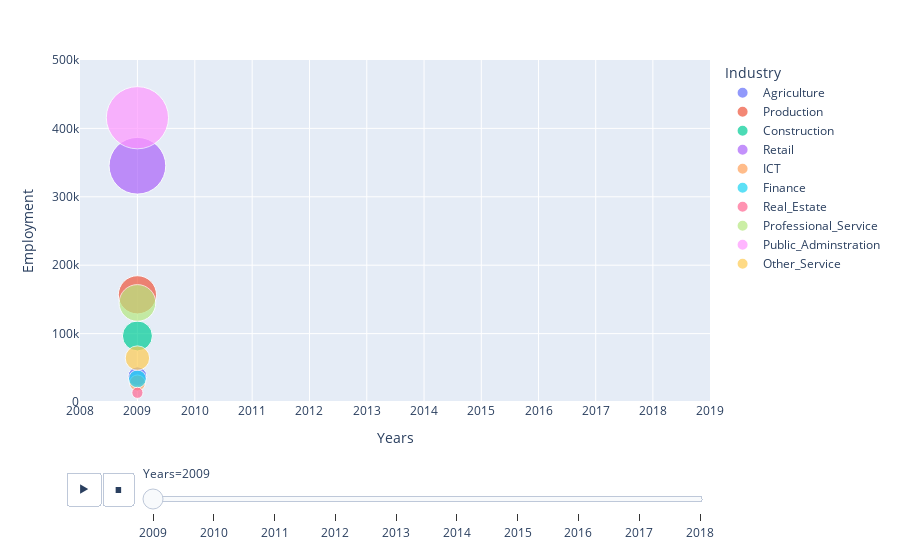

Notebook source saved alongside this figure:
### Code cell
fig = px.scatter(
    new_df,
    x="Years",
    y="Employment",
    animation_frame="Years",
    animation_group="Industry",
    color="Industry",
    hover_name="Employment",
    size="Employment",
    log_x=True,
    size_max=45,
    range_x=[2008, 2019],
    range_y=[0, 500000],
)
fig.show()

### Figure 1 — Plotly figure (JSON) as saved in the notebook; plotly's stock layout.template omitted (floating-point values rounded to 4 significant figures)
{"data": [{"hovertemplate": "<b>%{hovertext}</b><br><br>Industry=Agriculture<br>Years=%{x}<br>Employment=%{marker.size}<extra></extra>", "hovertext": [37700], "ids": ["Agriculture"], "legendgroup": "Agriculture", "marker": {"color": "#636efa", "size": [37700], "sizemode": "area", "sizeref": 214.8, "symbol": "circle"}, "mode": "markers", "name": "Agriculture", "showlegend": true, "type": "scatter", "x": [2009], "xaxis": "x", "y": [37700], "yaxis": "y"}, {"hovertemplate": "<b>%{hovertext}</b><br><br>Industry=Production<br>Years=%{x}<br>Employment=%{marker.size}<extra></extra>", "hovertext": [156700], "ids": ["Production"], "legendgroup": "Production", "marker": {"color": "#EF553B", "size": [156700], "sizemode": "area", "sizeref": 214.8, "symbol": "circle"}, "mode": "markers", "name": "Production", "showlegend": true, "type": "scatter", "x": [2009], "xaxis": "x", "y": [156700], "yaxis": "y"}, {"hovertemplate": "<b>%{hovertext}</b><br><br>Industry=Construction<br>Years=%{x}<br>Employment=%{marker.size}<extra></extra>", "hovertext": [96600], "ids": ["Construction"], "legendgroup": "Construction", "marker": {"color": "#00cc96", "size": [96600], "sizemode": "area", "sizeref": 214.8, "symbol": "circle"}, "mode": "markers", "name": "Construction", "showlegend": true, "type": "scatter", "x": [2009], "xaxis": "x", "y": [96600], "yaxis": "y"}, {"hovertemplate": "<b>%{hovertext}</b><br><br>Industry=Retail<br>Years=%{x}<br>Employment=%{marker.size}<extra></extra>", "hovertext": [345400], "ids": ["Retail"], "legendgroup": "Retail", "marker": {"color": "#ab63fa", "size": [345400], "sizemode": "area", "sizeref": 214.8, "symbol": "circle"}, "mode": "markers", "name": "Retail", "showlegend": true, "type": "scatter", "x": [2009], "xaxis": "x", "y": [345400], "yaxis": "y"}, {"hovertemplate": "<b>%{hovertext}</b><br><br>Industry=ICT<br>Years=%{x}<br>Employment=%{marker.size}<extra></extra>", "hovertext": [27800], "ids": ["ICT"], "legendgroup": "ICT", "marker": {"color": "#FFA15A", "size": [27800], "sizemode": "area", "sizeref": 214.8, "symbol": "circle"}, "mode": "markers", "name": "ICT", "showlegend": true, "type": "scatter", "x": [2009], "xaxis": "x", "y": [27800], "yaxis": "y"}, {"hovertemplate": "<b>%{hovertext}</b><br><br>Industry=Finance<br>Years=%{x}<br>Employment=%{marker.size}<extra></extra>", "hovertext": [33800], "ids": ["Finance"], "legendgroup": "Finance", "marker": {"color": "#19d3f3", "size": [33800], "sizemode": "area", "sizeref": 214.8, "symbol": "circle"}, "mode": "markers", "name": "Finance", "showlegend": true, "type": "scatter", "x": [2009], "xaxis": "x", "y": [33800], "yaxis": "y"}, {"hovertemplate": "<b>%{hovertext}</b><br><br>Industry=Real_Estate<br>Years=%{x}<br>Employment=%{marker.size}<extra></extra>", "hovertext": [13500], "ids": ["Real_Estate"], "legendgroup": "Real_Estate", "marker": {"color": "#FF6692", "size": [13500], "sizemode": "area", "sizeref": 214.8, "symbol": "circle"}, "mode": "markers", "name": "Real_Estate", "showlegend": true, "type": "scatter", "x": [2009], "xaxis": "x", "y": [13500], "yaxis": "y"}, {"hovertemplate": "<b>%{hovertext}</b><br><br>Industry=Professional_Service<br>Years=%{x}<br>Employment=%{marker.size}<extra></extra>", "hovertext": [144800], "ids": ["Professional_Service"], "legendgroup": "Professional_Service", "marker": {"color": "#B6E880", "size": [144800], "sizemode": "area", "sizeref": 214.8, "symbol": "circle"}, "mode": "markers", "name": "Professional_Service", "showlegend": true, "type": "scatter", "x": [2009], "xaxis": "x", "y": [144800], "yaxis": "y"}, {"hovertemplate": "<b>%{hovertext}</b><br><br>Industry=Public_Adminstration <br>Years=%{x}<br>Employment=%{marker.size}<extra></extra>", "hovertext": [415600], "ids": ["Public_Adminstration "], "legendgroup": "Public_Adminstration ", "marker": {"color": "#FF97FF", "size": [415600], "sizemode": "area", "sizeref": 214.8, "symbol": "circle"}, "mode": "markers", "name": "Public_Adminstration ", "showlegend": true, "type": "scatter", "x": [2009], "xaxis": "x", "y": [415600], "yaxis": "y"}, {"hovertemplate": "<b>%{hovertext}</b><br><br>Industry=Other_Service<br>Years=%{x}<br>Employment=%{marker.size}<extra></extra>", "hovertext": [64200], "ids": ["Other_Service"], "legendgroup": "Other_Service", "marker": {"color": "#FECB52", "size": [64200], "sizemode": "area", "sizeref": 214.8, "symbol": "circle"}, "mode": "markers", "name": "Other_Service", "showlegend": true, "type": "scatter", "x": [2009], "xaxis": "x", "y": [64200], "yaxis": "y"}], "layout": {"legend": {"itemsizing": "constant", "title": {"text": "Industry"}, "tracegroupgap": 0}, "margin": {"t": 60}, "sliders": [{"active": 0, "currentvalue": {"prefix": "Years="}, "len": 0.9, "pad": {"b": 10, "t": 60}, "steps": [{"args": [["2009"], {"frame": {"duration": 0, "redraw": false}, "fromcurrent": true, "mode": "immediate", "transition": {"duration": 0, "easing": "linear"}}], "label": "2009", "method": "animate"}, {"args": [["2010"], {"frame": {"duration": 0, "redraw": false}, "fromcurrent": true, "mode": "immediate", "transition": {"duration": 0, "easing": "linear"}}], "label": "2010", "method": "animate"}, {"args": [["2011"], {"frame": {"duration": 0, "redraw": false}, "fromcurrent": true, "mode": "immediate", "transition": {"duration": 0, "easing": "linear"}}], "label": "2011", "method": "animate"}, {"args": [["2012"], {"frame": {"duration": 0, "redraw": false}, "fromcurrent": true, "mode": "immediate", "transition": {"duration": 0, "easing": "linear"}}], "label": "2012", "method": "animate"}, {"args": [["2013"], {"frame": {"duration": 0, "redraw": false}, "fromcurrent": true, "mode": "immediate", "transition": {"duration": 0, "easing": "linear"}}], "label": "2013", "method": "animate"}, {"args": [["2014"], {"frame": {"duration": 0, "redraw": false}, "fromcurrent": true, "mode": "immediate", "transition": {"duration": 0, "easing": "linear"}}], "label": "2014", "method": "animate"}, {"args": [["2015"], {"frame": {"duration": 0, "redraw": false}, "fromcurrent": true, "mode": "immediate", "transition": {"duration": 0, "easing": "linear"}}], "label": "2015", "method": "animate"}, {"args": [["2016"], {"frame": {"duration": 0, "redraw": false}, "fromcurrent": true, "mode": "immediate", "transition": {"duration": 0, "easing": "linear"}}], "label": "2016", "method": "animate"}, {"args": [["2017"], {"frame": {"duration": 0, "redraw": false}, "fromcurrent": true, "mode": "immediate", "transition": {"duration": 0, "easing": "linear"}}], "label": "2017", "method": "animate"}, {"args": [["2018"], {"frame": {"duration": 0, "redraw": false}, "fromcurrent": true, "mode": "immediate", "transition": {"duration": 0, "easing": "linear"}}], "label": "2018", "method": "animate"}], "x": 0.1, "xanchor": "left", "y": 0, "yanchor": "top"}], "updatemenus": [{"buttons": [{"args": [null, {"frame": {"duration": 500, "redraw": false}, "fromcurrent": true, "mode": "immediate", "transition": {"duration": 500, "easing": "linear"}}], "label": "&#9654;", "method": "animate"}, {"args": [[null], {"frame": {"duration": 0, "redraw": false}, "fromcurrent": true, "mode": "immediate", "transition": {"duration": 0, "easing": "linear"}}], "label": "&#9724;", "method": "animate"}], "direction": "left", "pad": {"r": 10, "t": 70}, "showactive": false, "type": "buttons", "x": 0.1, "xanchor": "right", "y": 0, "yanchor": "top"}], "xaxis": {"anchor": "y", "categoryarray": [2009, 2010, 2011, 2012, 2013, 2014, 2015, 2016, 2017, 2018], "categoryorder": "array", "domain": [0, 1], "range": [3.303, 3.305], "title": {"text": "Years"}, "type": "log"}, "yaxis": {"anchor": "x", "domain": [0, 1], "range": [0, 500000], "title": {"text": "Employment"}}}}
